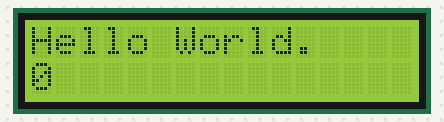
A sketch run on a simulated Arduino Uno, built with avr-gcc and run on an emulated ATmega328P. On the bench: 16×2 character LCD.

Above: at 0.1 s.
At 4.1 s:
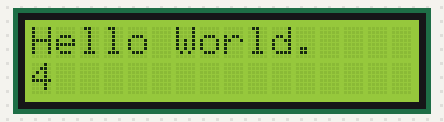
At 9.1 s:
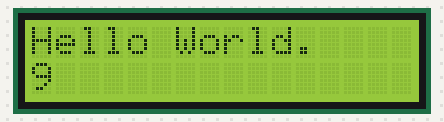
At 19.1 s:
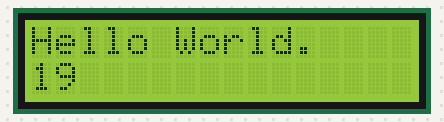
At 29.1 s:
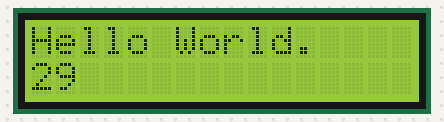
At 39.1 s:
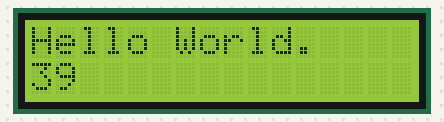

Measured:
- what the display in image 1 shows lasts 1.0 s, from 4.0 s to 5.0 s

The sketch:

HelloLCD.ino.ino
```cpp
//Hello LCD
//Frank Myhre
//brief description and links to relevant guides or your github repo.
#include <LiquidCrystal.h> //LCD library

LiquidCrystal lcd(7, 8, 9, 10, 11, 12); //The pins I used

void setup() {
  lcd.begin(16, 2); //The screen is 16x2
  lcd.print("Hello World."); //Message
}

void loop() {
  lcd.setCursor(0, 1); //Putting the cursor in the first space
  lcd.print(millis() / 1000); // # of secs (1)
}
```
